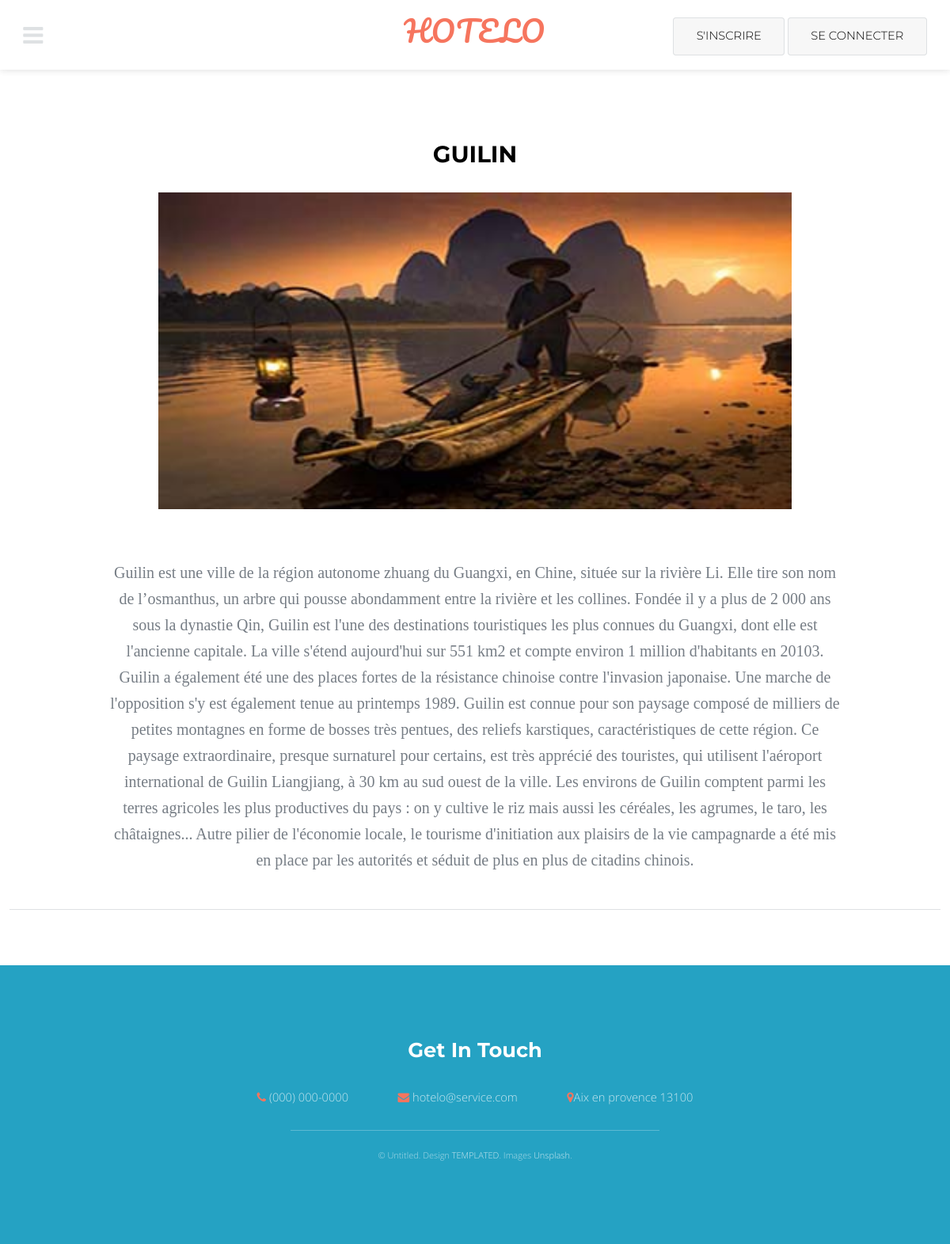
Page /afficher_actualite.php?id=2 on the committed database.
### tables this page shows
CREATE TABLE `actualite` (
  `id` int(11) NOT NULL,
  `titre` varchar(255) NOT NULL,
  `texte` text NOT NULL,
  `image` varchar(255) NOT NULL
);

### afficher_actualite.php (the view, shortened to what this page needs)
<!DOCTYPE HTML>
<html>
	<head>
		<link rel="stylesheet" href="assets/css/main.css" />
		<link rel="stylesheet" href="assets/css/style.css" />
	</head>
	<body class="subpage">
			<section id="main" class="wrapper" >
				<div class="inner">
					<?php
						$dbb=new PDO('mysql:host=localhost;dbname=hotelo','root','');
						$reponse = $dbb->query("SELECT * FROM actualite where id =". $_GET['id']);
						while ($donne=$reponse->fetch())
							{
								$titre=$donne['titre'];
								$texte=$donne['texte'];
								$image=$donne['image'];
					?>
					<center>
					<header class="align-center">
						<h1><?php echo $titre; ?></h1>
					</header>
						<div class="chambre" >
							<img width="800" height="400" src="<?php echo "admin/pages/".$image;?>"/>
						<div class="detailChambre" style="width:1000px;">
						<br>
							<p style="font-size:20px;"><?php echo $texte; ?></p>
							</center>
						</div>
						<hr color="black">
					<?php
							}
				?>
			</section>
			<footer id="footer">
				<div class="inner">
					<h2>Get In Touch</h2>
					<ul class="actions">
						<li><span class="icon fa-phone"></span> <a href="#">(000) 000-0000</a></li>
						<li><span class="icon fa-envelope"></span> <a href="#">hotelo@service.com</a></li>
						<li><span class="icon fa-map-marker"></span>Aix en provence 13100</li>
					</ul>
				</div>
				<div class="copyright">
					&copy; Untitled. Design <a href="https://templated.co">TEMPLATED</a>. Images <a href="https://unsplash.com">Unsplash</a>.
				</div>
			</footer>
	</body>
</html>

### assets/css/style.css (style rules this page uses)
.chambre { font-family: cambria; }
.detailChambre { display: inline-block; width:56%; padding: 3%; }
.detailChambre * { margin: 0px; }
hr { margin: 1%; }

### rows in the picture
actualite: titre "GUILIN", image (picture), texte "Guilin est une ville de la région autonome zhuang du Guangxi, en Chine, située sur la rivière Li. Elle tire son nom de l’osmanthus, un arbre qui pousse abondamment entre la rivière et les collines. Fondée il y a plus de 2 000 ans sous la dynastie Qin, Guilin est l'une des destinations touristiques les plus connues du Guangxi, dont elle est l'ancienne capitale. La ville s'étend aujourd'hui sur 551 km2 et compte environ 1 million d'habitants en 20103. Guilin a également été une des places fortes de la résistance chinoise contre l'invasion japonaise. Une marche de l'opposition s'y est également tenue au printemps 1989. Guilin est connue pour son paysage composé de milliers de petites montagnes…"
